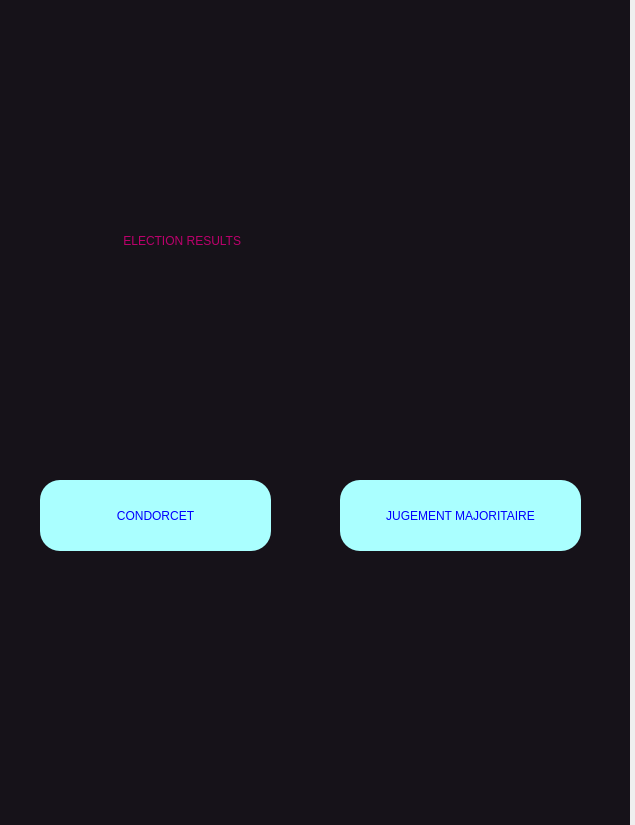
<?xml version="1.0" encoding="UTF-8"?>
<ui version="4.0">
 <class>Dialog</class>
 <widget class="QDialog" name="Dialog">
  <property name="geometry">
   <rect>
    <x>0</x>
    <y>0</y>
    <width>635</width>
    <height>825</height>
   </rect>
  </property>
  <property name="windowTitle">
   <string>Dialog</string>
  </property>
  <widget class="QWidget" name="widget" native="true">
   <property name="geometry">
    <rect>
     <x>-10</x>
     <y>0</y>
     <width>640</width>
     <height>825</height>
    </rect>
   </property>
   <property name="styleSheet">
    <string notr="true">alternate-background-color: qlineargradient(spread:pad, x1:0, y1:0, x2:1, y2:0, stop:0 rgba(0, 0, 0, 255), stop:1 rgba(255, 255, 255, 255));
background-color: rgb(255, 255, 0);
background-color: #161219</string>
   </property>
   <widget class="QLabel" name="label_2">
    <property name="geometry">
     <rect>
      <x>420</x>
      <y>270</y>
      <width>331</width>
      <height>31</height>
     </rect>
    </property>
    <property name="styleSheet">
     <string notr="true">font: 75 italic 8pt &quot;Rockwell&quot;;
color: rgb(255, 255, 255);
color: rgb(255, 255, 255);
font: 75 italic 8pt &quot;Arial Nova Cond&quot;;
gridline-color: rgb(200, 89, 189);
color: rgb(0, 0, 255);
color: rgb(170, 0, 0);
color: rgb(85, 170, 255);
color: rgb(255, 255, 0);</string>
    </property>
    <property name="text">
     <string/>
    </property>
   </widget>
   <widget class="QLabel" name="label_5">
    <property name="geometry">
     <rect>
      <x>470</x>
      <y>430</y>
      <width>221</width>
      <height>20</height>
     </rect>
    </property>
    <property name="styleSheet">
     <string notr="true">font: 12pt &quot;MS Shell Dlg 2&quot;;
color: rgb(255, 0, 0);
color: rgb(255, 0, 0);</string>
    </property>
    <property name="text">
     <string/>
    </property>
   </widget>
   <widget class="QLabel" name="label">
    <property name="geometry">
     <rect>
      <x>130</x>
      <y>220</y>
      <width>441</width>
      <height>41</height>
     </rect>
    </property>
    <property name="styleSheet">
     <string notr="true">font: 8pt &quot;Kristen ITC&quot;;
color: rgb(188, 0, 108);
font: 20pt &quot;Kristen ITC&quot;;
</string>
    </property>
    <property name="text">
     <string> ELECTION RESULTS</string>
    </property>
   </widget>
   <widget class="QPushButton" name="pushButton">
    <property name="geometry">
     <rect>
      <x>50</x>
      <y>480</y>
      <width>231</width>
      <height>71</height>
     </rect>
    </property>
    <property name="styleSheet">
     <string notr="true">color: rgb(0, 0, 255);
background-color: rgb(170, 255, 255);
font: 10pt &quot;MS Shell Dlg 2&quot;;
border-radius:20px;</string>
    </property>
    <property name="text">
     <string>CONDORCET</string>
    </property>
   </widget>
   <widget class="QPushButton" name="pushButton_2">
    <property name="geometry">
     <rect>
      <x>350</x>
      <y>480</y>
      <width>241</width>
      <height>71</height>
     </rect>
    </property>
    <property name="styleSheet">
     <string notr="true">color: rgb(0, 0, 255);
background-color: rgb(170, 255, 255);
font: 10pt &quot;MS Shell Dlg 2&quot;;
border-radius:20px;</string>
    </property>
    <property name="text">
     <string>JUGEMENT MAJORITAIRE</string>
    </property>
   </widget>
  </widget>
 </widget>
 <resources/>
 <connections/>
</ui>
